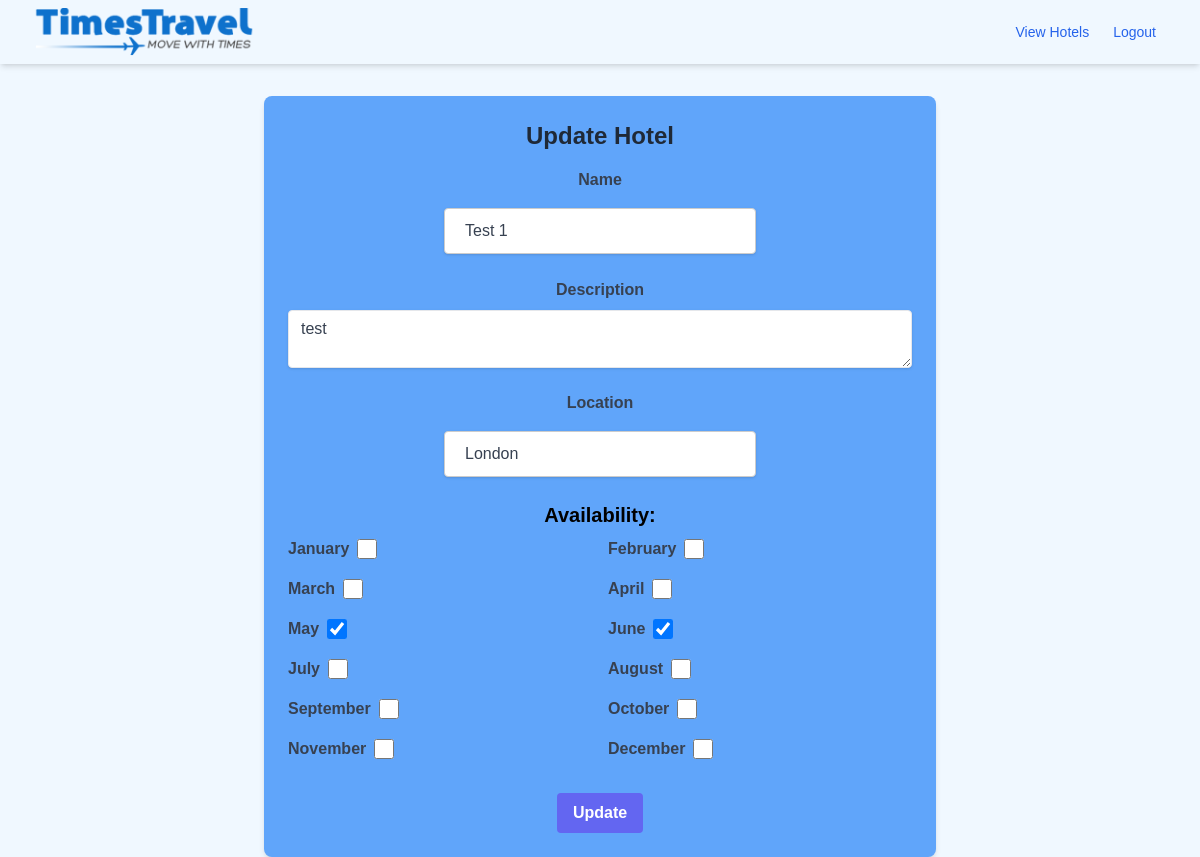
The page /hotels/5/update (signed in) on the database as committed earlier.
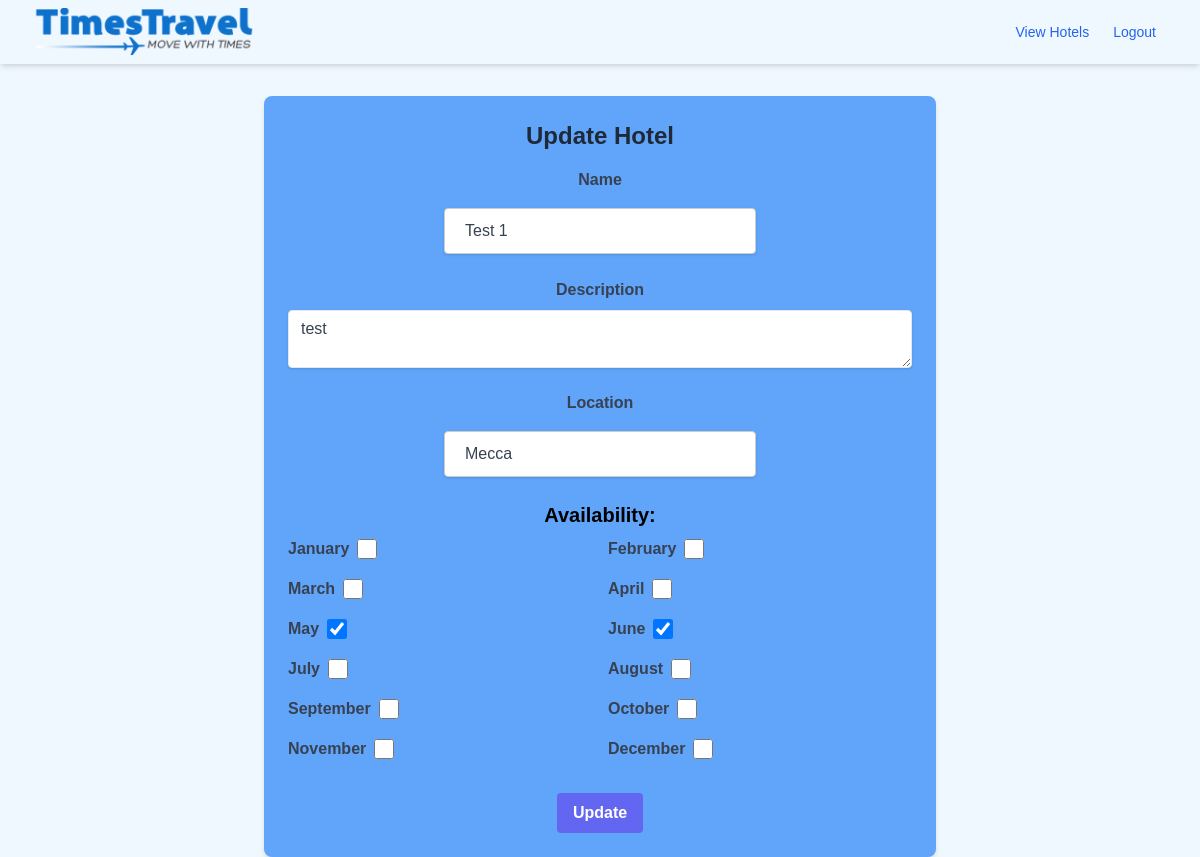
The same page on the database as committed later.
### app/models.py (models this page shows, shortened)
class Hotel(db.Model):
    id = db.Column(db.Integer, primary_key=True)
    name = db.Column(db.String(100), nullable=False)
    description = db.Column(db.String(255), nullable=False)
    location = db.Column(db.String(100), nullable=False)
    availability = db.Column(db.JSON, nullable=False)  # Dictionary to hold availability for each month
    rooms = db.relationship('Room', backref='hotel', cascade='all, delete-orphan', lazy=True)

### app/routes.py (the view, shortened to what this page needs)
@bp.route('/hotels/<int:hotel_id>/update', methods=['GET', 'POST'])
@login_required
def update_hotel(hotel_id):
    if not is_logged_in_admin():
        flash('You need to be logged in as an admin to access this page.', 'warning')
        return redirect(url_for('main.index'))
    hotel = Hotel.query.get_or_404(hotel_id)
    form = UpdateHotelForm(obj=hotel)
    return render_template('update_hotel.html', form=form, hotel=hotel)

### app/forms.py
class UpdateHotelForm(FlaskForm):
    name = StringField('Name', validators=[DataRequired()])
    description = TextAreaField('Description', validators=[DataRequired()])
    location = StringField('Location', validators=[DataRequired()])
    availability = FormField(MonthAvailabilityForm)
    submit = SubmitField('Update')

class MonthAvailabilityForm(FlaskForm):
    January = BooleanField('January')
    February = BooleanField('February')
    March = BooleanField('March')
    April = BooleanField('April')
    May = BooleanField('May')
    June = BooleanField('June')
    July = BooleanField('July')
    August = BooleanField('August')
    September = BooleanField('September')
    October = BooleanField('October')
    November = BooleanField('November')
    December = BooleanField('December')

### app/models.py (called while the page is built)
@login.user_loader
def load_user(id):
    return User.query.get(int(id))

### app/routes.py (called while the page is built)
def is_logged_in_admin():
    if current_user.is_authenticated and current_user.is_admin:
        return True
    return False

### app/templates/update_hotel.html (shortened to what this page needs)
{% extends 'base.html' %}
{% block content %}
<div class="max-w-2xl mx-auto my-8 bg-blue-400 p-6 rounded-lg shadow-md">
    <h2 class="text-2xl font-bold mb-4 text-center text-gray-800">Update Hotel</h2>
    <form method="post">
        <div class="mb-4">
            {{ form.name.label(class="block text-gray-700 font-bold mb-2") }}
            {{ form.name(size=32, class="shadow appearance-none border rounded w-full py-2 px-3 text-gray-700 leading-tight focus:outline-none focus:shadow-outline") }}
        </div>
        <div class="mb-4">
            {{ form.description.label(class="block text-gray-700 font-bold mb-2") }}
            {{ form.description(class="shadow appearance-none border rounded w-full py-2 px-3 text-gray-700 leading-tight focus:outline-none focus:shadow-outline") }}
        </div>
        <div class="mb-4">
            {{ form.location.label(class="block text-gray-700 font-bold mb-2") }}
            {{ form.location(size=32, class="shadow appearance-none border rounded w-full py-2 px-3 text-gray-700 leading-tight focus:outline-none focus:shadow-outline") }}
        </div>
        <div class="mb-4">
          <h3 class="text-xl font-bold mb-2">Availability:</h3>
          <div class="grid grid-cols-2 gap-4">
            {% for field in form.availability %}
            <div class="flex items-center">
              {% if field.label.text != 'CSRF Token' %}
              <label class="inline-block text-gray-700 font-bold mr-2">{{ field.label }}</label>
              {% endif %}
              {{ field(class="form-checkbox h-5 w-5 text-indigo-600") }}
            </div>
            {% endfor %}
          </div>
        </div>
        <div class="text-center">
            {{ form.submit(class="bg-indigo-500 hover:bg-indigo-700 text-white font-bold py-2 px-4 rounded focus:outline-none focus:shadow-outline") }}
        </div>
    </form>
</div>
{% endblock %}

Rows that differ between the two databases and show on the page:
changed Hotel "Test 1": location "London" → "Mecca"
